Frame 1 (no input): blank canvas, image omitted
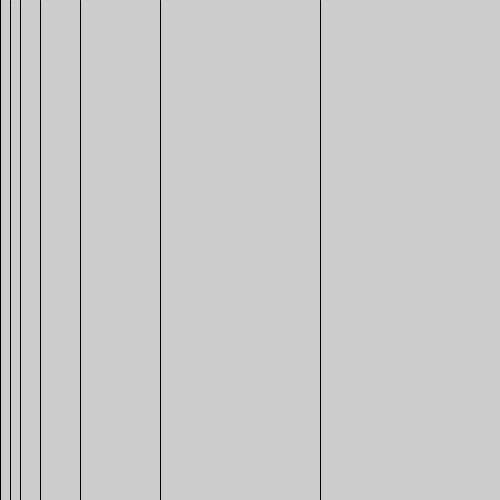
Frame 60 (the mouse pressed at the canvas centre just before this capture)
Frame 120 (the mouse held since frame 60 and released just before this capture): identical to frame 60, image omitted

The Processing sketch that drew this single still picture (run headless with seeded random() and noise(); from frame 60 on, the mouse is pressed at the canvas centre):

// Processing sketch: ReadingAssignment1Ex5CarolineYau
// ── ReadingAssignment1Ex5CarolineYau.pde
//Caroline Yau
//Reading Assignment 1

//Exercise 5

int x = 10;
void setup(){
  size(500, 500);
}

void draw(){
  line(x, 0, x, height);
  x *= 2;
}
